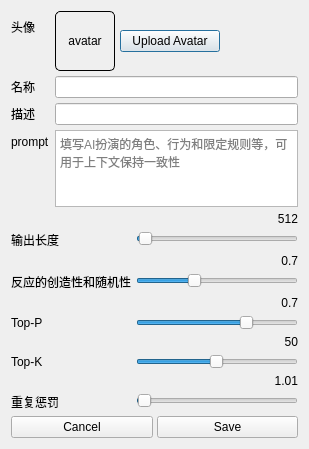
<?xml version="1.0" encoding="UTF-8"?>
<ui version="4.0">
 <class>AICharacterCreation</class>
 <widget class="QDialog" name="AICharacterCreation">
  <property name="geometry">
   <rect>
    <x>0</x>
    <y>0</y>
    <width>309</width>
    <height>449</height>
   </rect>
  </property>
  <property name="windowTitle">
   <string>AI角色创建</string>
  </property>
  <layout class="QVBoxLayout" name="verticalLayout_2">
   <item>
    <layout class="QVBoxLayout" name="verticalLayout">
     <property name="spacing">
      <number>5</number>
     </property>
     <item>
      <layout class="QFormLayout" name="formLayout">
       <item row="0" column="0">
        <widget class="QLabel" name="label">
         <property name="text">
          <string>头像</string>
         </property>
        </widget>
       </item>
       <item row="0" column="1">
        <layout class="QHBoxLayout" name="horizontalLayout_2">
         <item>
          <widget class="QLabel" name="avatarLabel">
           <property name="sizePolicy">
            <sizepolicy hsizetype="Minimum" vsizetype="Minimum">
             <horstretch>0</horstretch>
             <verstretch>0</verstretch>
            </sizepolicy>
           </property>
           <property name="minimumSize">
            <size>
             <width>60</width>
             <height>60</height>
            </size>
           </property>
           <property name="maximumSize">
            <size>
             <width>60</width>
             <height>60</height>
            </size>
           </property>
           <property name="sizeIncrement">
            <size>
             <width>5</width>
             <height>5</height>
            </size>
           </property>
           <property name="styleSheet">
            <string notr="true">border: 1px solid black; padding: 10px;border-radius:5px;</string>
           </property>
           <property name="text">
            <string>avatar</string>
           </property>
           <property name="scaledContents">
            <bool>true</bool>
           </property>
           <property name="alignment">
            <set>Qt::AlignCenter</set>
           </property>
          </widget>
         </item>
         <item>
          <widget class="QPushButton" name="avatarButton">
           <property name="minimumSize">
            <size>
             <width>0</width>
             <height>0</height>
            </size>
           </property>
           <property name="maximumSize">
            <size>
             <width>100</width>
             <height>16777215</height>
            </size>
           </property>
           <property name="text">
            <string>Upload Avatar</string>
           </property>
          </widget>
         </item>
        </layout>
       </item>
       <item row="1" column="0">
        <widget class="QLabel" name="label_2">
         <property name="text">
          <string>名称</string>
         </property>
        </widget>
       </item>
       <item row="1" column="1">
        <widget class="QLineEdit" name="nameLineEdit"/>
       </item>
       <item row="2" column="0">
        <widget class="QLabel" name="label_8">
         <property name="text">
          <string>描述</string>
         </property>
        </widget>
       </item>
       <item row="2" column="1">
        <widget class="QLineEdit" name="descLineEdit"/>
       </item>
       <item row="3" column="0">
        <widget class="QLabel" name="label_9">
         <property name="text">
          <string>prompt</string>
         </property>
        </widget>
       </item>
       <item row="3" column="1">
        <widget class="QTextEdit" name="promptEdit">
         <property name="placeholderText">
          <string>填写AI扮演的角色、行为和限定规则等，可用于上下文保持一致性</string>
         </property>
        </widget>
       </item>
      </layout>
     </item>
     <item>
      <layout class="QFormLayout" name="formLayout_2">
       <item row="2" column="0">
        <widget class="QLabel" name="label_3">
         <property name="text">
          <string>输出长度</string>
         </property>
        </widget>
       </item>
       <item row="2" column="1">
        <widget class="QSlider" name="slider1">
         <property name="minimum">
          <number>1</number>
         </property>
         <property name="maximum">
          <number>32768</number>
         </property>
         <property name="value">
          <number>512</number>
         </property>
         <property name="orientation">
          <enum>Qt::Horizontal</enum>
         </property>
        </widget>
       </item>
       <item row="4" column="1">
        <widget class="QLabel" name="label2">
         <property name="text">
          <string>0.7</string>
         </property>
         <property name="alignment">
          <set>Qt::AlignRight|Qt::AlignTrailing|Qt::AlignVCenter</set>
         </property>
        </widget>
       </item>
       <item row="6" column="0">
        <widget class="QLabel" name="label_4">
         <property name="text">
          <string>反应的创造性和随机性</string>
         </property>
        </widget>
       </item>
       <item row="6" column="1">
        <widget class="QSlider" name="slider2">
         <property name="maximum">
          <number>20</number>
         </property>
         <property name="singleStep">
          <number>1</number>
         </property>
         <property name="pageStep">
          <number>10</number>
         </property>
         <property name="value">
          <number>7</number>
         </property>
         <property name="sliderPosition">
          <number>7</number>
         </property>
         <property name="orientation">
          <enum>Qt::Horizontal</enum>
         </property>
        </widget>
       </item>
       <item row="9" column="0">
        <widget class="QLabel" name="label_5">
         <property name="text">
          <string>Top-P</string>
         </property>
        </widget>
       </item>
       <item row="9" column="1">
        <widget class="QSlider" name="slider3">
         <property name="maximum">
          <number>10</number>
         </property>
         <property name="value">
          <number>7</number>
         </property>
         <property name="orientation">
          <enum>Qt::Horizontal</enum>
         </property>
        </widget>
       </item>
       <item row="11" column="1">
        <widget class="QLabel" name="label4">
         <property name="text">
          <string>50</string>
         </property>
         <property name="alignment">
          <set>Qt::AlignRight|Qt::AlignTrailing|Qt::AlignVCenter</set>
         </property>
        </widget>
       </item>
       <item row="12" column="0">
        <widget class="QLabel" name="label_6">
         <property name="text">
          <string>Top-K</string>
         </property>
        </widget>
       </item>
       <item row="12" column="1">
        <widget class="QSlider" name="slider4">
         <property name="minimum">
          <number>1</number>
         </property>
         <property name="maximum">
          <number>100</number>
         </property>
         <property name="value">
          <number>50</number>
         </property>
         <property name="orientation">
          <enum>Qt::Horizontal</enum>
         </property>
        </widget>
       </item>
       <item row="14" column="1">
        <widget class="QLabel" name="label5">
         <property name="text">
          <string>1.01</string>
         </property>
         <property name="alignment">
          <set>Qt::AlignRight|Qt::AlignTrailing|Qt::AlignVCenter</set>
         </property>
        </widget>
       </item>
       <item row="16" column="0">
        <widget class="QLabel" name="label_7">
         <property name="text">
          <string>重复惩罚</string>
         </property>
        </widget>
       </item>
       <item row="16" column="1">
        <widget class="QSlider" name="slider5">
         <property name="minimum">
          <number>100</number>
         </property>
         <property name="maximum">
          <number>200</number>
         </property>
         <property name="value">
          <number>101</number>
         </property>
         <property name="orientation">
          <enum>Qt::Horizontal</enum>
         </property>
        </widget>
       </item>
       <item row="1" column="1">
        <widget class="QLabel" name="label1">
         <property name="layoutDirection">
          <enum>Qt::LeftToRight</enum>
         </property>
         <property name="text">
          <string>512</string>
         </property>
         <property name="alignment">
          <set>Qt::AlignRight|Qt::AlignTrailing|Qt::AlignVCenter</set>
         </property>
        </widget>
       </item>
       <item row="8" column="1">
        <widget class="QLabel" name="label3">
         <property name="text">
          <string>0.7</string>
         </property>
         <property name="alignment">
          <set>Qt::AlignRight|Qt::AlignTrailing|Qt::AlignVCenter</set>
         </property>
        </widget>
       </item>
      </layout>
     </item>
     <item>
      <layout class="QHBoxLayout" name="horizontalLayout">
       <property name="spacing">
        <number>4</number>
       </property>
       <item>
        <widget class="QPushButton" name="cancelButton">
         <property name="text">
          <string>Cancel</string>
         </property>
        </widget>
       </item>
       <item>
        <widget class="QPushButton" name="createButton">
         <property name="text">
          <string>Save</string>
         </property>
        </widget>
       </item>
      </layout>
     </item>
    </layout>
   </item>
  </layout>
 </widget>
 <resources/>
 <connections/>
</ui>
